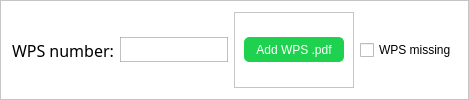
                   <widget class="QFrame" name="frame">
                    <property name="sizePolicy">
                     <sizepolicy hsizetype="Preferred" vsizetype="Preferred">
                      <horstretch>0</horstretch>
                      <verstretch>0</verstretch>
                     </sizepolicy>
                    </property>
                    <property name="minimumSize">
                     <size>
                      <width>0</width>
                      <height>65</height>
                     </size>
                    </property>
                    <property name="styleSheet">
                     <string notr="true">QFrame{
	background-color: rgb(255, 255, 255);}

QPushButton{
	font: 75 10pt &quot;Arial&quot; bold;
	color: rgb(255, 255, 255);
	border-radius: 5px;
	border: 1px solid rgb(30, 210, 80);
	background-color: rgb(30, 210, 80);
}

QLineEdit{
	background-color: (245, 245, 245);
	color: rgb(121, 121, 121);
	border: 1px solid rgba(150, 150, 150, 150);
}
QLineEdit:!enabled{
	background-color: rgb(194, 194, 194);
	font: italic 10pt &quot;Arial&quot;;
	color: rgb(0, 0, 0);
}

</string>
                    </property>
                    <property name="frameShape">
                     <enum>QFrame::StyledPanel</enum>
                    </property>
                    <property name="frameShadow">
                     <enum>QFrame::Raised</enum>
                    </property>
                    <layout class="QHBoxLayout" name="horizontalLayout_6">
                     <item>
                      <widget class="QLabel" name="label">
                       <property name="font">
                        <font>
                         <family>Calibri 12</family>
                         <pointsize>12</pointsize>
                         <weight>9</weight>
                         <italic>false</italic>
                         <bold>false</bold>
                        </font>
                       </property>
                       <property name="styleSheet">
                        <string notr="true">font: 75 12pt &quot;Calibri&quot; bold;</string>
                       </property>
                       <property name="text">
                        <string>WPS number:</string>
                       </property>
                      </widget>
                     </item>
                     <item>
                      <widget class="QLineEdit" name="wpsNumberLine">
                       <property name="enabled">
                        <bool>true</bool>
                       </property>
                       <property name="minimumSize">
                        <size>
                         <width>0</width>
                         <height>25</height>
                        </size>
                       </property>
                       <property name="alignment">
                        <set>Qt::AlignCenter</set>
                       </property>
                       <property name="clearButtonEnabled">
                        <bool>true</bool>
                       </property>
                      </widget>
                     </item>
                     <item>
                      <widget class="QFrame" name="frame_3">
                       <property name="frameShape">
                        <enum>QFrame::StyledPanel</enum>
                       </property>
                       <property name="frameShadow">
                        <enum>QFrame::Raised</enum>
                       </property>
                       <layout class="QVBoxLayout" name="verticalLayout_8">
                        <item>
                         <widget class="QPushButton" name="addWPSBtn">
                          <property name="minimumSize">
                           <size>
                            <width>100</width>
                            <height>25</height>
                           </size>
                          </property>
                          <property name="text">
                           <string>Add WPS .pdf</string>
                          </property>
                         </widget>
                        </item>
                       </layout>
                      </widget>
                     </item>
                     <item>
                      <widget class="QCheckBox" name="wpsMissingCBox">
                       <property name="text">
                        <string>WPS missing</string>
                       </property>
                      </widget>
                     </item>
                    </layout>
                   </widget>
